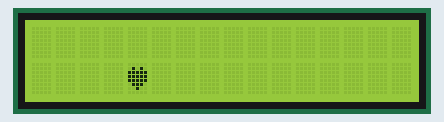
The sketch below on a simulated Arduino Uno, built with avr-gcc and run on an emulated ATmega328P. Parts: 16×2 character LCD.

Above: at 0.1 s.
At 1.1 s:
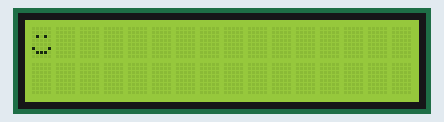
At 3.1 s:
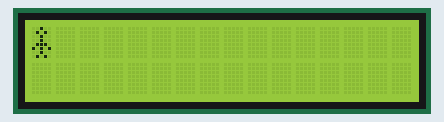
At 5.1 s:
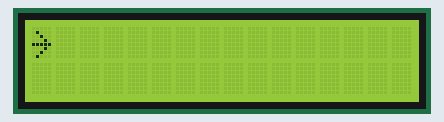
At 6.1 s:
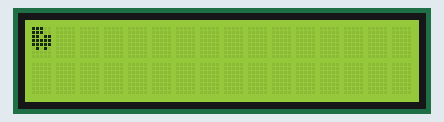

Measured:
- by itself, everything shown: repeats every 7.0 s, in 8 steps
- what the display in image 3 shows lasts 1.0 s, from 5.1 s to 6.1 s

The sketch:

lcdChar.ino
```cpp
#include <LiquidCrystal.h>

// initialize the library with the numbers of the interface pins
LiquidCrystal lcd(13, 12, 11, 10, 9, 8);

// make some custom characters:
byte heart[8] = {
  0b00000,
  0b01010,
  0b11111,
  0b11111,
  0b11111,
  0b01110,
  0b00100,
  0b00000
};

byte smiley[8] = {
  0b00000,
  0b00000,
  0b01010,
  0b00000,
  0b00000,
  0b10001,
  0b01110,
  0b00000
};

byte frownie[8] = {
  0b00000,
  0b00000,
  0b01010,
  0b00000,
  0b00000,
  0b00000,
  0b01110,
  0b10001
};

byte armsDown[8] = {
  0b00100,
  0b01010,
  0b00100,
  0b00100,
  0b01110,
  0b10101,
  0b00100,
  0b01010
};

byte armsUp[8] = {
  0b00100,
  0b01010,
  0b00100,
  0b10101,
  0b01110,
  0b00100,
  0b00100,
  0b01010
};
byte arrow[9]={
  0b00000,
  0b01000,
  0b00100,
  0b00010,
  0b11111,
  0b00010,
  0b00100,
  0b01000,
  0b00000
  };
byte car[8]={
  0b11100,
  0b11100,
  0b11011,
  0b11111,
  0b11111,
  0b01010,
  0b00000
 };

void setup() {
  // initialize LCD and set up the number of columns and rows:
  lcd.begin(16, 2);

  // create a new character
  lcd.createChar(1, heart);
  // create a new character
  lcd.createChar(2, smiley);
  // create a new character
  lcd.createChar(3, frownie);
  // create a new character
  lcd.createChar(4, armsDown);
  // create a new character
  lcd.createChar(5, armsUp);
  lcd.createChar(6,arrow);
  lcd.createChar(7,car);
}
void loop(){
  lcd.setCursor(4,1);
  lcd.write(1);
  delay(1000);
  lcd.clear();
  lcd.write(2);
  delay(1000);
  lcd.clear();
  lcd.write(3);
  delay(1000);
  lcd.clear();
  lcd.write(4);
  delay(1000);
  lcd.clear();
  lcd.write(5);
  delay(1000);
  lcd.clear();
  lcd.write(6);
  delay(1000);
  lcd.clear();
  lcd.write(7);
  delay(1000);
  lcd.clear();

 }
```
